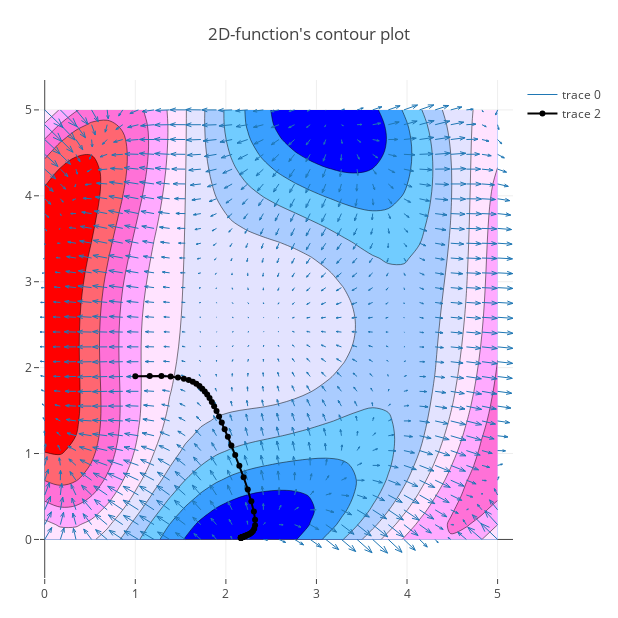
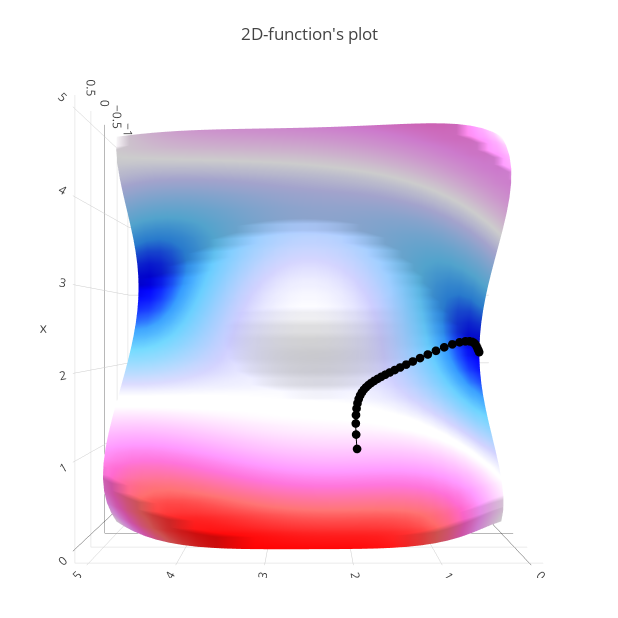

Source (notebook cell) for these figures, in order:
### Markdown cell above
# Mission - 3d graph + contour plot + arrows

### Code cell
import math
import numpy as np
from plotly import tools
import plotly.offline as py
import plotly.graph_objs as go
import plotly.figure_factory as ff
py.init_notebook_mode(connected=True)

h = 0.001
gamma = 0.2 # step size multiplier
precision = 0.001
step_size = math.inf

def f(x, y):
    return np.sin((x/2-1.25)**2 + (y/2-1.25)**2) * np.cos(x + np.exp(-y))
    #return 2 * np.sin(- 1/4 * x**2 + 1/4 * (y-2)**2 + 3) * np.cos(x + np.exp(-y+1))

def dfx(x, y):
    """Meant to be defined by the user..."""
    return (f(x+h,y) - f(x-h,y)) / (2*h)
def dfy(x, y):
    """Meant to be defined by the user..."""
    return (f(x,y+h) - f(x,y-h)) / (2*h)

def gradient_descent_step(x, y, gamma):
    """Meant to be defined by the user...
    returns the step size taken and the the new x"""
    prev_x, prev_y = x, y
    x, y = prev_x - gamma * dfx(prev_x, prev_y), prev_y - gamma * dfy(prev_x, prev_y)
    step_size = np.linalg.norm((x - prev_x, y - prev_y))
    return x, y, step_size

# Jupyter Notebook responsive sizes - Small: 618, Medium: 790, Large: 990
layout = go.Layout(
    width=618, height=618,
    margin=dict(l=40, r=40, b=40, t=80),
    scene=dict(
        camera=dict(
            up=dict(x=1, y=0, z=0),
            center=dict(x=0, y=0, z=0),
            eye=dict(x=0, y=0, z=2)
        )
    )
)

# Gradient Descent
x, y = 1, 1.9 # starting position

steps = 0
x_steps, y_steps, z_steps = [x], [y], [f(x,y)]
while step_size > precision and steps < 1000:
    x, y, step_size = gradient_descent_step(x, y, gamma)
    x_steps.append(x)
    y_steps.append(y)
    z_steps.append(f(x,y))
    steps += 1 

print("The local minimum occurs at ({:.2}, {:.2}) after {} steps".format(x, y, len(z_steps)))

# Main surface plot
nx, ny = (30, 30)
x_0, x_1 = (0, 5)
y_0, y_1 = (0, 5)
x = np.linspace(x_0, x_1, nx)
y = np.linspace(y_0, y_1, ny)

xx, yy = np.meshgrid(x, y, sparse=True)
zz = f(xx, yy)

colorscale = 'Picnic'
surf = go.Surface(x=x, y=y, z=zz, showscale=False, colorscale=colorscale)
contour = go.Contour(x=x, y=y, z=zz, showscale=False, colorscale=colorscale, ncontours=10)
lines_contour = go.Scatter(x=x_steps, y=y_steps, mode='markers+lines', line=dict(color='black'))

dzx, dzy = np.gradient(zz, axis=(1,0))
# Create quiver figure

xxx, yyy = np.meshgrid(x,y)

fig_quiver = ff.create_quiver(xxx, yyy, dzx, dzy, scale=1, arrow_scale=.4, line=dict(width=1))
fig_quiver['layout'] = layout

lines_surf = go.Scatter3d(x=x_steps, y=y_steps, z=np.array(z_steps)+0.05,
                      mode='markers+lines', marker=dict(size=3), line=dict(color='black'),
)


fig_3d = go.Figure(data=[surf, lines_surf], layout=layout)
fig_3d['layout']['title'] = "2D-function's plot"

fig_quiver['data'].append(contour)
fig_quiver['data'].append(lines_contour)
#fig_contour = go.Figure(data=[contour, lines_contour], layout=layout)
fig_quiver['layout']['title'] = "2D-function's contour plot"

py.iplot(fig_quiver, show_link=False)
py.iplot(fig_3d, show_link=False)

### Figure 1 — Plotly figure (JSON) as saved in the notebook; plotly's stock layout.template omitted (floating-point values rounded to 4 significant figures; data arrays with more than 128 entries replaced by an {"elided": "..."} marker saying what was removed)
{"data": [{"line": {"width": 1}, "mode": "lines", "type": "scatter", "x": {"elided": "6300 float values"}, "y": {"elided": "6300 float values"}}, {"colorscale": "Picnic", "ncontours": 10, "showscale": false, "type": "contour", "x": [0, 0.1724, 0.3448, 0.5172, 0.6897, 0.8621, 1.034, 1.207, 1.379, 1.552, 1.724, 1.897, 2.069, 2.241, 2.414, 2.586, 2.759, 2.931, 3.103, 3.276, 3.448, 3.621, 3.793, 3.966, 4.138, 4.31, 4.483, 4.655, 4.828, 5], "y": [0, 0.1724, 0.3448, 0.5172, 0.6897, 0.8621, 1.034, 1.207, 1.379, 1.552, 1.724, 1.897, 2.069, 2.241, 2.414, 2.586, 2.759, 2.931, 3.103, 3.276, 3.448, 3.621, 3.793, 3.966, 4.138, 4.31, 4.483, 4.655, 4.828, 5], "z": {"elided": "30x30 float values"}}, {"line": {"color": "black"}, "mode": "markers+lines", "type": "scatter", "x": [1, 1.16, 1.288, 1.39, 1.471, 1.536, 1.59, 1.635, 1.674, 1.708, 1.739, 1.767, 1.794, 1.819, 1.845, 1.87, 1.897, 1.925, 1.954, 1.987, 2.022, 2.061, 2.103, 2.149, 2.196, 2.242, 2.281, 2.309, 2.322, 2.322, 2.313, 2.299, 2.284, 2.269, 2.255, 2.243, 2.232, 2.222, 2.213, 2.206, 2.199, 2.194, 2.189, 2.185, 2.181, 2.178, 2.175, 2.173, 2.171, 2.169, 2.168, 2.166, 2.165, 2.164, 2.163], "y": [1.9, 1.903, 1.901, 1.896, 1.886, 1.872, 1.855, 1.835, 1.811, 1.785, 1.756, 1.723, 1.686, 1.645, 1.6, 1.55, 1.494, 1.431, 1.361, 1.283, 1.194, 1.095, 0.9827, 0.8585, 0.7236, 0.5828, 0.4455, 0.3243, 0.2297, 0.1645, 0.1231, 0.09745, 0.08098, 0.06966, 0.06127, 0.05466, 0.04924, 0.04469, 0.04081, 0.03748, 0.03462, 0.03215, 0.03002, 0.02818, 0.0266, 0.02523, 0.02406, 0.02304, 0.02217, 0.02142, 0.02077, 0.02021, 0.01973, 0.01932, 0.01897]}], "layout": {"height": 618, "margin": {"b": 40, "l": 40, "r": 40, "t": 80}, "scene": {"camera": {"center": {"x": 0, "y": 0, "z": 0}, "eye": {"x": 0, "y": 0, "z": 2}, "up": {"x": 1, "y": 0, "z": 0}}}, "title": "2D-function's contour plot", "width": 618}}

### Figure 2 — Plotly figure (JSON) as saved in the notebook; plotly's stock layout.template omitted (floating-point values rounded to 4 significant figures; data arrays with more than 128 entries replaced by an {"elided": "..."} marker saying what was removed)
{"data": [{"colorscale": "Picnic", "showscale": false, "type": "surface", "x": [0, 0.1724, 0.3448, 0.5172, 0.6897, 0.8621, 1.034, 1.207, 1.379, 1.552, 1.724, 1.897, 2.069, 2.241, 2.414, 2.586, 2.759, 2.931, 3.103, 3.276, 3.448, 3.621, 3.793, 3.966, 4.138, 4.31, 4.483, 4.655, 4.828, 5], "y": [0, 0.1724, 0.3448, 0.5172, 0.6897, 0.8621, 1.034, 1.207, 1.379, 1.552, 1.724, 1.897, 2.069, 2.241, 2.414, 2.586, 2.759, 2.931, 3.103, 3.276, 3.448, 3.621, 3.793, 3.966, 4.138, 4.31, 4.483, 4.655, 4.828, 5], "z": {"elided": "30x30 float values"}}, {"line": {"color": "black"}, "marker": {"size": 3}, "mode": "markers+lines", "type": "scatter3d", "x": [1, 1.16, 1.288, 1.39, 1.471, 1.536, 1.59, 1.635, 1.674, 1.708, 1.739, 1.767, 1.794, 1.819, 1.845, 1.87, 1.897, 1.925, 1.954, 1.987, 2.022, 2.061, 2.103, 2.149, 2.196, 2.242, 2.281, 2.309, 2.322, 2.322, 2.313, 2.299, 2.284, 2.269, 2.255, 2.243, 2.232, 2.222, 2.213, 2.206, 2.199, 2.194, 2.189, 2.185, 2.181, 2.178, 2.175, 2.173, 2.171, 2.169, 2.168, 2.166, 2.165, 2.164, 2.163], "y": [1.9, 1.903, 1.901, 1.896, 1.886, 1.872, 1.855, 1.835, 1.811, 1.785, 1.756, 1.723, 1.686, 1.645, 1.6, 1.55, 1.494, 1.431, 1.361, 1.283, 1.194, 1.095, 0.9827, 0.8585, 0.7236, 0.5828, 0.4455, 0.3243, 0.2297, 0.1645, 0.1231, 0.09745, 0.08098, 0.06966, 0.06127, 0.05466, 0.04924, 0.04469, 0.04081, 0.03748, 0.03462, 0.03215, 0.03002, 0.02818, 0.0266, 0.02523, 0.02406, 0.02304, 0.02217, 0.02142, 0.02077, 0.02021, 0.01973, 0.01932, 0.01897], "z": [0.2983, 0.1829, 0.1085, 0.06179, 0.03174, 0.01135, -0.003468, -0.01512, -0.02509, -0.03431, -0.04347, -0.0531, -0.06367, -0.07569, -0.08969, -0.1063, -0.1265, -0.1511, -0.1817, -0.22, -0.2682, -0.3288, -0.4042, -0.4955, -0.6, -0.7084, -0.8048, -0.8738, -0.9123, -0.9298, -0.9373, -0.941, -0.9433, -0.9449, -0.9462, -0.9471, -0.9478, -0.9483, -0.9488, -0.9491, -0.9493, -0.9495, -0.9496, -0.9497, -0.9498, -0.9498, -0.9499, -0.9499, -0.9499, -0.95, -0.95, -0.95, -0.95, -0.95, -0.95]}], "layout": {"height": 618, "margin": {"b": 40, "l": 40, "r": 40, "t": 80}, "scene": {"camera": {"center": {"x": 0, "y": 0, "z": 0}, "eye": {"x": 0, "y": 0, "z": 2}, "up": {"x": 1, "y": 0, "z": 0}}}, "title": "2D-function's plot", "width": 618}}
